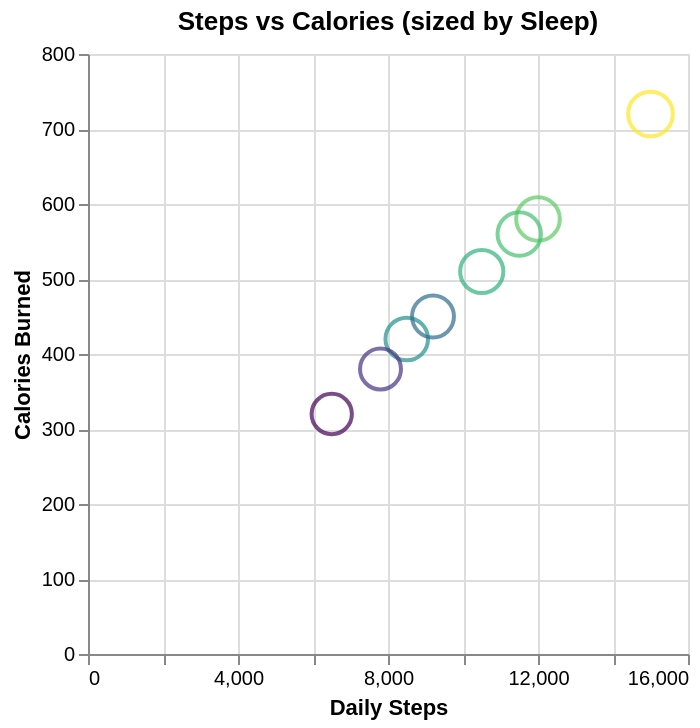

Here is the Vega-Lite specification saved for this chart:
### Vega-Lite specification from a JSON file in a GitHub repository (floating-point values rounded to 4 significant figures)
{"$schema": "https://vega.github.io/schema/vega-lite/v6.json", "description": "Health metrics correlation", "data": {"values": [{"steps": 8500, "calories": 420, "sleepHours": 7.5, "user": "User 1"}, {"steps": 12000, "calories": 580, "sleepHours": 8.0, "user": "User 2"}, {"steps": 6500, "calories": 320, "sleepHours": 6.5, "user": "User 3"}, {"steps": 10500, "calories": 510, "sleepHours": 7.8, "user": "User 4"}, {"steps": 9200, "calories": 450, "sleepHours": 7.2, "user": "User 5"}, {"steps": 15000, "calories": 720, "sleepHours": 8.5, "user": "User 6"}, {"steps": 7800, "calories": 380, "sleepHours": 6.8, "user": "User 7"}, {"steps": 11500, "calories": 560, "sleepHours": 7.9, "user": "User 8"}]}, "mark": "point", "encoding": {"x": {"field": "steps", "type": "quantitative", "axis": {"title": "Daily Steps", "format": ",.0f"}}, "y": {"field": "calories", "type": "quantitative", "axis": {"title": "Calories Burned"}}, "size": {"field": "sleepHours", "type": "quantitative", "legend": {"title": "Sleep (hours)"}, "scale": {"range": [100, 500]}}, "color": {"field": "sleepHours", "type": "quantitative", "scale": {"scheme": "viridis"}, "legend": null}, "tooltip": [{"field": "user", "type": "nominal"}, {"field": "steps", "type": "quantitative", "format": ",.0f"}, {"field": "calories", "type": "quantitative"}, {"field": "sleepHours", "type": "quantitative", "title": "Sleep Hours", "format": ".1f"}]}, "title": "Steps vs Calories (sized by Sleep)"}
